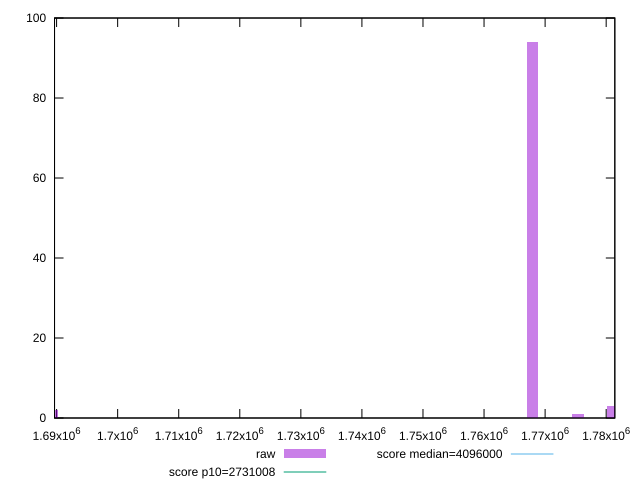

This figure's gnuplot source:
reset

$raw <<EOF
1781018.9594188645 3
1767909.461294856 94
1775400.6030800035 1
1689252.4725508052 2
EOF

set key outside below
set boxwidth 1872.7854462869236
set xrange [1689663:1781416]
set yrange [0:100]
set trange [0:100]
set style fill transparent solid 0.5 noborder

set parametric
set terminal svg size 640, 490 enhanced background rgb 'white'
set output "reports/report_00027_2021-02-24T12-40-31.850Z/total-byte-weight/samples/music/raw/histogram.svg"

plot $raw title "raw" with boxes, \
     2731008,t title "score p10=2731008", \
     4096000,t title "score median=4096000"

reset
